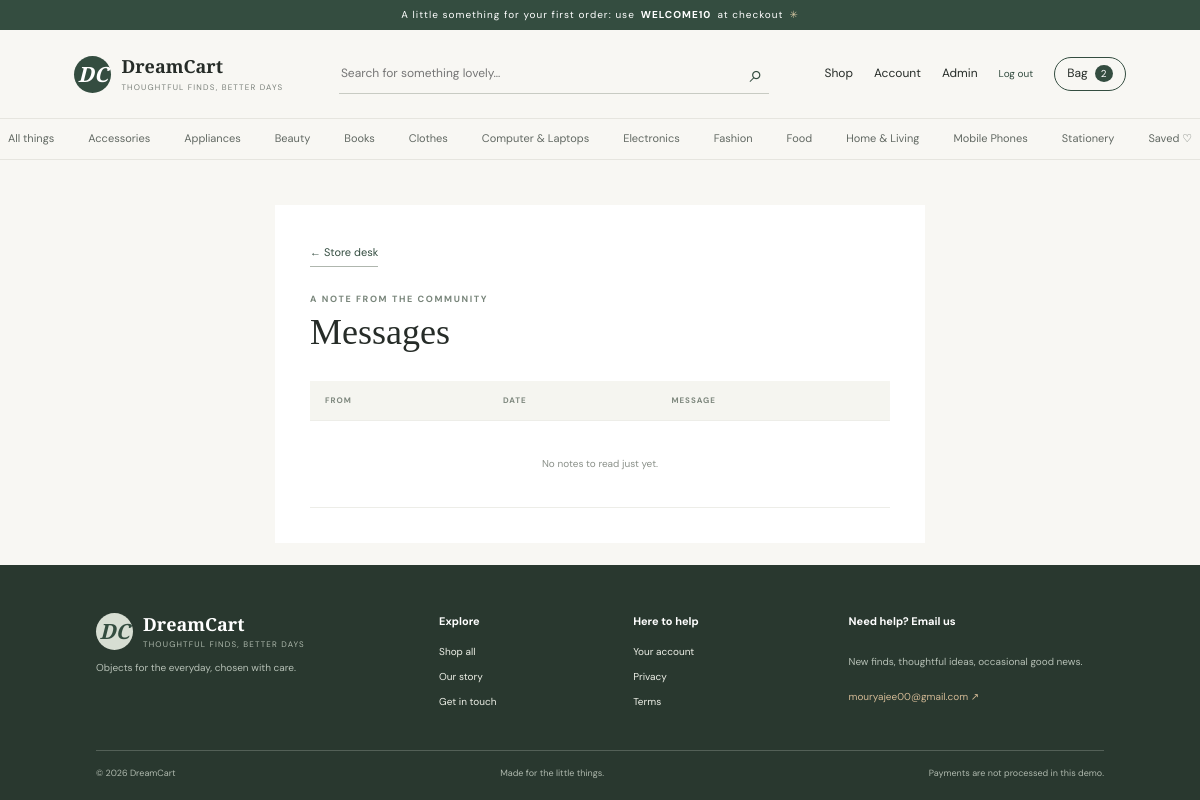
The app's page /admin/messages (signed in) with its own data.
### models.py (models this page shows)
class Category(db.Model):
    id = db.Column(db.Integer, primary_key=True)
    name = db.Column(db.String(80), unique=True, nullable=False)
    slug = db.Column(db.String(90), unique=True, nullable=False)
    products = db.relationship("Product", backref="category", lazy=True)

### app.py (the view)
@app.route('/admin/messages')
@admin_required
def admin_messages(): return render_template('admin/messages.html',messages=ContactMessage.query.order_by(ContactMessage.created_at.desc()).all())

### app.py (called while the page is built)
def stripe_ready(): return bool(stripe and app.config['STRIPE_SECRET_KEY'].startswith('sk_test_'))

def csrf_token():
    if '_csrf' not in session: session['_csrf']=secrets.token_urlsafe(32)
    return session['_csrf']

@app.before_request
def protect_forms():
    if request.method=='POST':
        supplied=request.form.get('csrf_token','')
        if not supplied or not secrets.compare_digest(supplied,session.get('_csrf','')): abort(400)

def me(): return db.session.get(User, session.get('user_id')) if session.get('user_id') else None

@app.context_processor
def globals_for_templates():
    u=me(); cart_items=CartItem.query.filter_by(user_id=u.id).all() if u else []
    subtotal=sum(i.product.sale_price*i.quantity for i in cart_items); shipping=0 if subtotal>=2500 else (99 if subtotal else 0)
    return {'current_user':u,'cart_count':sum(i.quantity for i in cart_items),'cart_subtotal':subtotal,'cart_shipping':shipping,'cart_total':subtotal+shipping,'site_categories':Category.query.order_by(Category.name).all(),'contact_email':app.config['CONTACT_EMAIL'],'stripe_enabled':stripe_ready()}

def admin_required(f):
    @wraps(f)
    def w(*a,**k):
        if not me() or not me().is_admin: abort(403)
        return f(*a,**k)
    return w

### models.py (called while the page is built)
    @property
    def sale_price(self): return round(self.price * (100 - self.discount) / 100, 2)

### templates/admin/messages.html
{% extends 'base.html' %}{% block content %}
<section class="admin-form-page">
  <a class="under-link" href="{{ url_for('admin_dashboard') }}">← Store desk</a
  ><span class="eyebrow">A NOTE FROM THE COMMUNITY</span>
  <h1>Messages</h1>
  <div class="admin-table-wrap">
    <table>
      <thead>
        <tr>
          <th>FROM</th>
          <th>DATE</th>
          <th>MESSAGE</th>
        </tr>
      </thead>
      <tbody>
        {% for m in messages %}
        <tr>
          <td>
            <b>{{ m.name }}</b><br /><a href="mailto:{{ m.email }}"
              >{{ m.email }}</a
            >
          </td>
          <td>{{ m.created_at.strftime('%b %d, %Y') }}</td>
          <td>{{ m.message }}</td>
        </tr>
        {% else %}
        <tr>
          <td colspan="3" class="empty-table">No notes to read just yet.</td>
        </tr>
        {% endfor %}
      </tbody>
    </table>
  </div>
</section>
{% endblock %}

### templates/base.html (shortened to what this page needs)
<!doctype html>
<html lang="en">
  <head>
    <link
      rel="stylesheet"
      href="{{ url_for('static',filename='css/style.css') }}"
    />
  </head>
  <body>
    <div class="announcement">
      A little something for your first order: use <b>WELCOME10</b> at checkout
      <span>✳</span>
    </div>
    <header class="site-header">
      <a class="brand" href="{{ url_for('index') }}">
        <span class="brand-mark">DC</span
        ><span>DreamCart<small>THOUGHTFUL FINDS, BETTER DAYS</small></span></a>
      <form class="search" action="{{ url_for('products') }}">
        <input
          name="q"
          value="{{ request.args.get('q','') }}"
          placeholder="Search for something lovely…"
          aria-label="Search products"
        /><button aria-label="Search">⌕</button>
      </form>
      <nav class="header-actions">
        <a href="{{ url_for('products') }}">Shop</a>{% if current_user %}<a
          href="{{ url_for('account') }}"
          >Account</a
        >{% if current_user.is_admin %}<a
          href="{{ url_for('admin_dashboard') }}"
          >Admin</a
        >{% endif %}
        <form action="{{ url_for('logout') }}" method="post" class="inline">
          /><button class="text-button">Log out</button>
        </form>
        {% else %}<a href="{{ url_for('login') }}">Sign in</a>{% endif %}<a
          class="bag-link"
          href="{{ url_for('cart') }}"
          >Bag <span>{{ cart_count }}</span></a
        >
      </nav>
    </header>
    <nav class="category-nav">
      <a href="{{ url_for('products') }}">All things</a>{% for c in
      site_categories %}<a href="{{ url_for('products',category=c.slug) }}"
        >{{ c.name }}</a
      >{% endfor %}<a href="{{ url_for('wishlist') }}">Saved ♡</a>
    </nav>
    <main>
      {% block content %}{% endblock %}
    </main>
    <footer class="footer">
      <div class="footer-top">
        <div>
          <a class="brand footer-brand" href="{{ url_for('index') }}"
            ><span class="brand-mark">DC</span
            ><span
              >DreamCart<small>THOUGHTFUL FINDS, BETTER DAYS</small></span
            ></a
          >
          <p>Objects for the everyday, chosen with care.</p>
        </div>
        <div>
          <b>Explore</b><a href="{{ url_for('products') }}">Shop all</a
          ><a href="{{ url_for('about') }}">Our story</a
          ><a href="{{ url_for('contact') }}">Get in touch</a>
        </div>
        <div>
          <b>Here to help</b><a href="{{ url_for('account') }}">Your account</a
          ><a href="{{ url_for('privacy') }}">Privacy</a
          ><a href="{{ url_for('terms') }}">Terms</a>
        </div>
        <div class="newsletter">
          <b>Need help? Email us</b>
          <p>New finds, thoughtful ideas, occasional good news.</p>
          <a href="mailto:{{ contact_email }}">{{ contact_email }} ↗</a>
        </div>
      </div>
      <div class="footer-bottom">
        <span>© 2026 DreamCart</span><span>Made for the little things.</span
        ><span>Payments are not processed in this demo.</span>
      </div>
    </footer>
  </body>
</html>

### static/css/style.css (style rules this page uses)
:root { --ink: #262c28; --muted: #7b817b; --green: #344d40; --sage: #e8eee7; --paper: #f8f7f3; --white: #fff; --line: #e6e5df; --orange: #c77855; --serif: "Playfair Display", Georgia, serif; --sans: "DM Sans", Arial, sans-serif; }
* { box-sizing: border-box; }
html { scroll-behavior: smooth; }
body { margin: 0; background: var(--paper); color: var(--ink); font-family: var(--sans); font-size: 14px; line-height: 1.6; }
a { color: inherit; text-decoration: none; }
button, input, select, textarea { font: inherit; }
button { cursor: pointer; }
.announcement { height: 30px; background: var(--green); color: white; text-align: center; font-size: 10px; letter-spacing: 0.1em; display: flex; justify-content: center; align-items: center; gap: 6px; }
.announcement span { color: #d6c7a3; }
.site-header { height: 88px; padding: 0 6.2%; display: flex; align-items: center; justify-content: space-between; gap: 34px; background: var(--paper); }
.brand { display: flex; align-items: center; gap: 10px; font-family: var(--serif); font-size: 18px; font-weight: 600; line-height: 1.15; white-space: nowrap; }
.brand-mark { width: 37px; height: 37px; border-radius: 50%; background: var(--green); color: #fff; display: grid; place-items: center; font-size: 21px; font-style: italic; }
.brand small { display: block; font: 8px var(--sans); letter-spacing: 0.15em; color: var(--muted); margin-top: 5px; }
.search { height: 40px; border-bottom: 1px solid #c8cbc3; display: flex; max-width: 430px; flex: 1; }
.search input { background: transparent; border: 0; outline: none; flex: 1; font-size: 12px; }
.search button { background: none; border: 0; font-size: 24px; color: var(--green); }
.header-actions { display: flex; gap: 21px; align-items: center; font-size: 12px; white-space: nowrap; }
.bag-link { border: 1px solid var(--green); padding: 6px 12px; border-radius: 20px; }
.bag-link span { background: var(--green); color: white; border-radius: 50%; padding: 2px 6px; margin-left: 4px; font-size: 10px; }
.category-nav { height: 42px; border-top: 1px solid var(--line); border-bottom: 1px solid var(--line); display: flex; justify-content: center; align-items: center; gap: 34px; overflow: auto; white-space: nowrap; font-size: 11px; color: #626963; }
main { min-height: 45vh; }
.eyebrow { font-size: 9px; font-weight: 700; letter-spacing: 0.18em; color: #78857a; display: block; }
.under-link { font-size: 11px; border: 0; background: none; padding: 0; border-bottom: 1px solid #afb6ae; padding-bottom: 4px; color: var(--green); }
.footer { background: #29382f; color: #eef0e8; padding: 48px 8% 20px; }
.footer-top { display: grid; grid-template-columns: 1.4fr 0.7fr 0.8fr 1.2fr; gap: 45px; padding-bottom: 40px; }
.footer .brand { color: white; }
.footer .brand-mark { background: #d7ded3; color: #344d40; }
.footer .brand small { color: #aeb9ad; }
.footer-top p { font-size: 10px; color: #b6c0b6; }
.footer-top > div:not(:first-child) { display: flex; flex-direction: column; gap: 9px; font-size: 10px; }
.footer-top > div > b { font-size: 11px; color: #fff; margin-bottom: 4px; }
.newsletter a { color: #d2b995; }
.footer-bottom { border-top: 1px solid #536057; display: flex; justify-content: space-between; padding-top: 15px; color: #aeb8ad; font-size: 9px; }
.text-button { border: 0; background: none; padding: 0; color: var(--green); font-size: 10px; }
.admin-heading h1, .admin-form-page h1 { font: 36px var(--serif); margin: 5px 0; }
.admin-table-wrap { background: #fff; margin-top: 28px; overflow: auto; }
table { width: 100%; border-collapse: collapse; font-size: 10px; text-align: left; }
th { font-size: 8px; letter-spacing: 0.12em; color: #7d877d; background: #f5f5f0; }
td, th { padding: 13px 15px; border-bottom: 1px solid #edede8; }
.empty-table { text-align: center; color: #8a9089; padding: 35px; }
.admin-form-page { max-width: 650px; margin: 45px auto 90px; background: #fff; padding: 35px; }
.admin-form-page > .under-link { display: inline-block; margin-bottom: 25px; }

### records on screen
Category: name "Accessories"
Category: name "Appliances"
Category: name "Beauty"
Category: name "Books"
Category: name "Clothes"
Category: name "Computer & Laptops"
Category: name "Electronics"
Category: name "Fashion"
Category: name "Food"
Category: name "Home & Living"
Category: name "Mobile Phones"
Category: name "Stationery"

### other values on screen
{{ cart_count }} "2"
{{ contact_email }} "mouryajee00@gmail.com"
